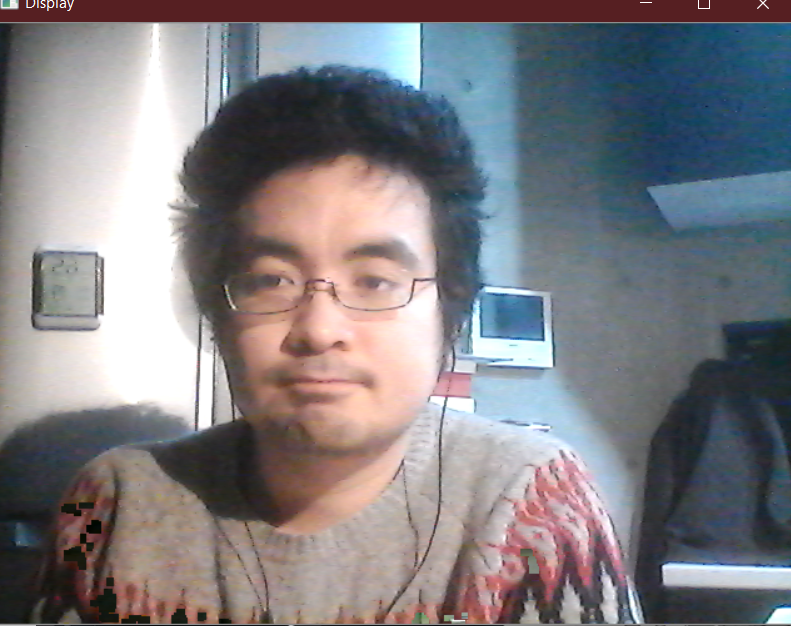
#> input picture normalpic.PNG, 791 x 626 px, given in place of the camera
$ python cloak.py
#> lines starting #> are read from the running program, lines starting #| are printed output that depends on the picture; after the words box and inside, x2 and y2 are one past the last pixel; in counts of white or black regions, pixels touching at a corner belong together
# cloak.py by Jiro Mizuno

import cv2
import numpy as np

def cloak():
    # learned video capture from https://stackoverflow.com/questions/604749/how-do-i-access-my-webcam-in-python
    cam = cv2.VideoCapture(0)

    # get intial 24 frames to base background on
    for i in range(24):
        ret,background = cam.read()
#> this loop made 24 passes
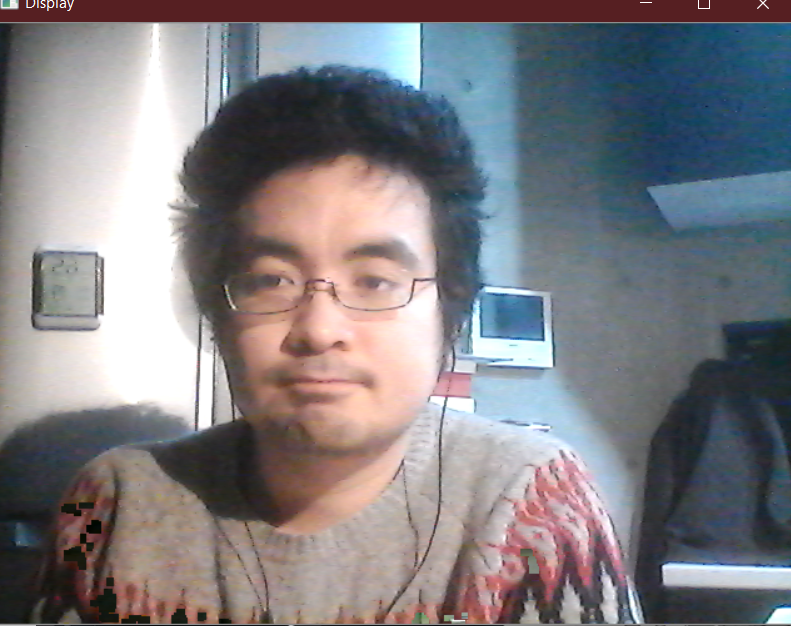
#> input picture normalpic.PNG, 791 x 626 px, given in place of the camera
    # flip the background for easier viewing
    background = np.flip(background, axis = 1)
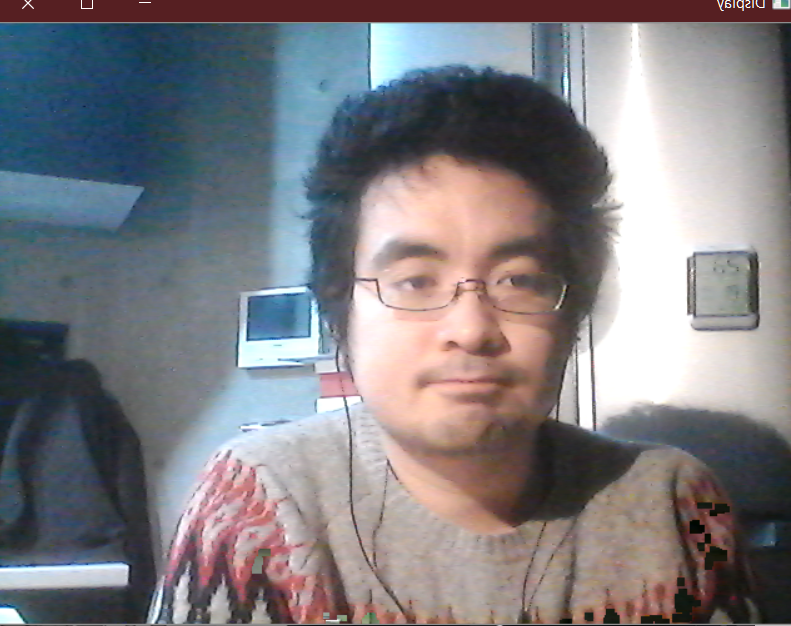
#> background: shape (626, 791, 3); mean B, G, R 129.8, 125.4, 127.7

    # while the camera is running
    while(cam.isOpened()):
        # get the current camera
        ret, img = cam.read()
#> img is the input picture: shape (626, 791, 3); mean B, G, R 129.8, 125.4, 127.7

        # flip the image for easier viewing
        img = np.flip(img, axis = 1)

        # convert the image of HSV color space
        # HSV = Hue, Saturation, Value
        hsv = cv2.cvtColor(img, cv2.COLOR_BGR2HSV)
#> hsv: shape (626, 791, 3); mean H, S, V 76.3, 60.1, 143.3

        # blur it via gaussian kernel
        blur = cv2.GaussianBlur(hsv, (11,11), 0)
#> blur: shape (626, 791, 3); mean H, S, V 76.2, 60.1, 143.4

        # set the lower range of red detection
        lower0 = np.array([0,120,70])
        upper0 = np.array([10,255,255])
        lowerMask = cv2.inRange(hsv, lower0, upper0)
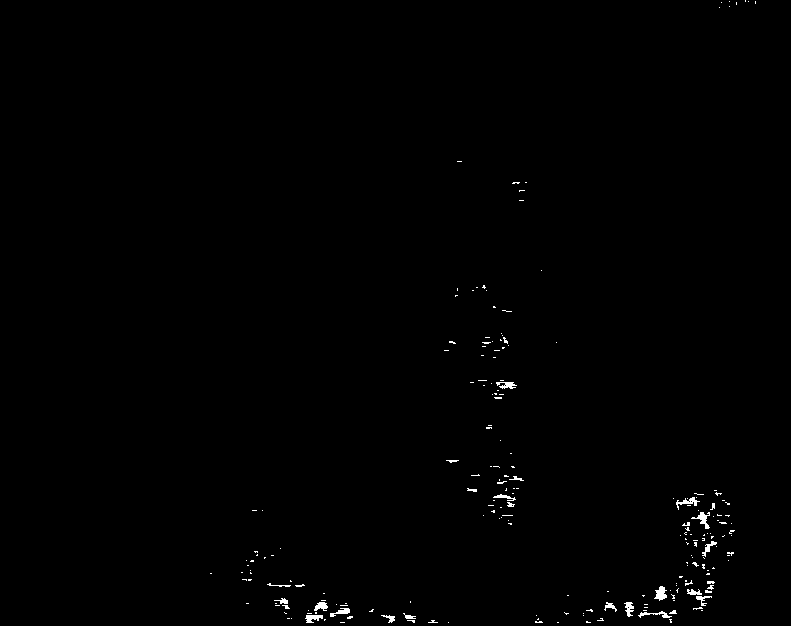
#> lowerMask: shape (626, 791); 0.5% white in thin lines or dots, all inside (x1, y1, x2, y2) = (210, 0, 756, 623)

        # set the higher range of red detection
        lower1 = np.array([170,120,70])
        upper1 = np.array([180,255,255])
        upperMask = cv2.inRange(hsv, lower1, upper1)
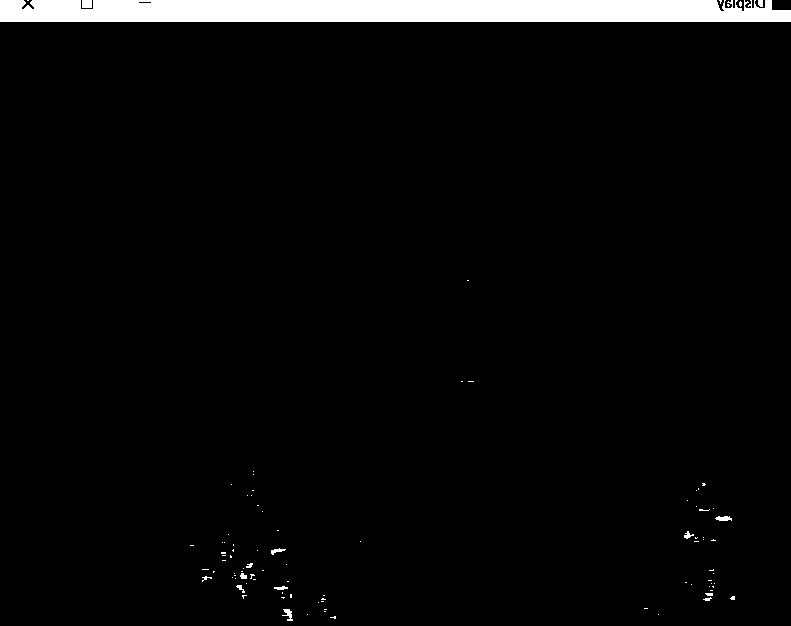
#> upperMask: shape (626, 791); 3.5% white; 93 white regions (79 under 20 px), largest, box (x1, y1, x2, y2) and area: (0, 0, 791, 22) 16752, (82, 0, 92, 8) 80, (282, 609, 293, 621) 66

        # combine the masks
        newMask = lowerMask + upperMask
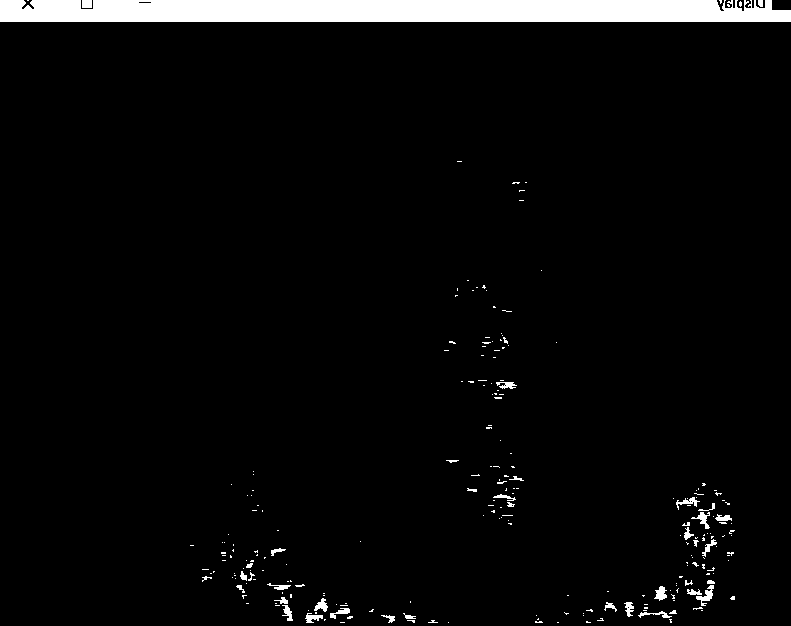
#> newMask: shape (626, 791); 4% white; 241 white regions (201 under 20 px), largest, box (x1, y1, x2, y2) and area: (0, 0, 791, 22) 16763, (696, 585, 714, 606) 148, (691, 512, 710, 529) 118

        # use the open morphological transformation to find noiseless red spots
        kernel = np.ones((5,5),np.uint8)
        newMask = cv2.morphologyEx(newMask, cv2.MORPH_OPEN, kernel)
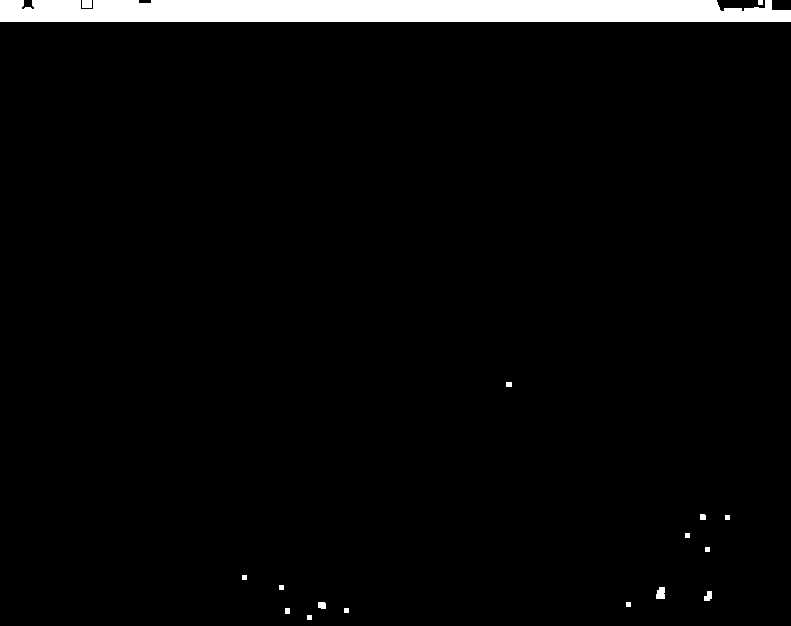
#> newMask: shape (626, 791); 3.5% white; 17 white regions, largest, box (x1, y1, x2, y2) and area: (0, 0, 791, 22) 16614, (656, 587, 665, 599) 94, (82, 0, 92, 8) 80

        # replace pixels that are red with the backgroudn
        img[np.where(newMask == 255)] = background[np.where(newMask == 255)]

        # display the images
        cv2.imshow('Display', img)

        # end if commanded 'esc'
        k = cv2.waitKey(10)
#> (key Esc is pressed here)
        if k == 27:
            break

if __name__ == '__main__':
    cloak()

$ run again, on cloakish.PNG
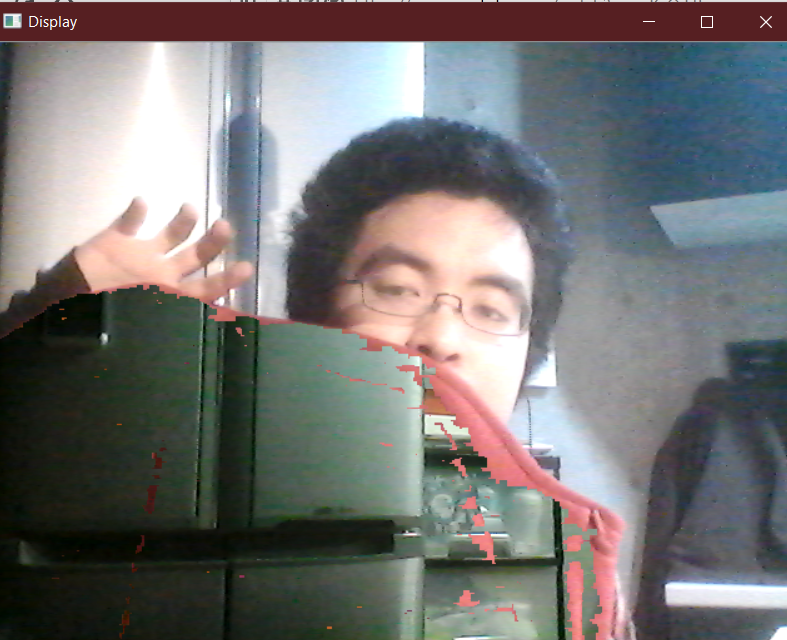
#> input picture cloakish.PNG, 787 x 640 px, given in place of the camera
#> the loop in cloak, `for i in range(24):` made 24 passes
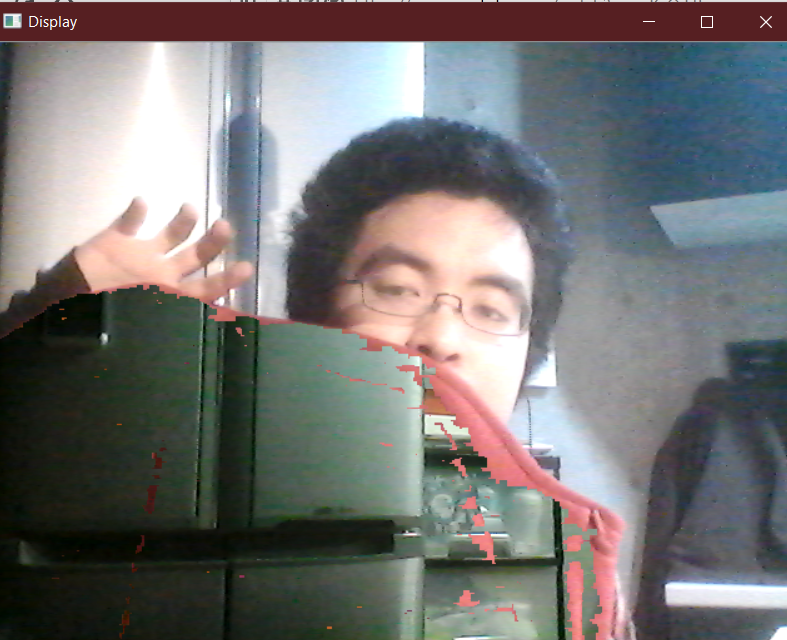
#> input picture cloakish.PNG, 787 x 640 px, given in place of the camera
#> in cloak, img is the input picture: shape (640, 787, 3); mean B, G, R 115.3, 115.8, 116.9
#> hsv: shape (640, 787, 3); mean H, S, V 79, 61.8, 129.9
#> blur: shape (640, 787, 3); mean H, S, V 79, 61.8, 129.9
#> in cloak, `lowerMask = cv2.inRange(hsv, lower0, upper0)`:
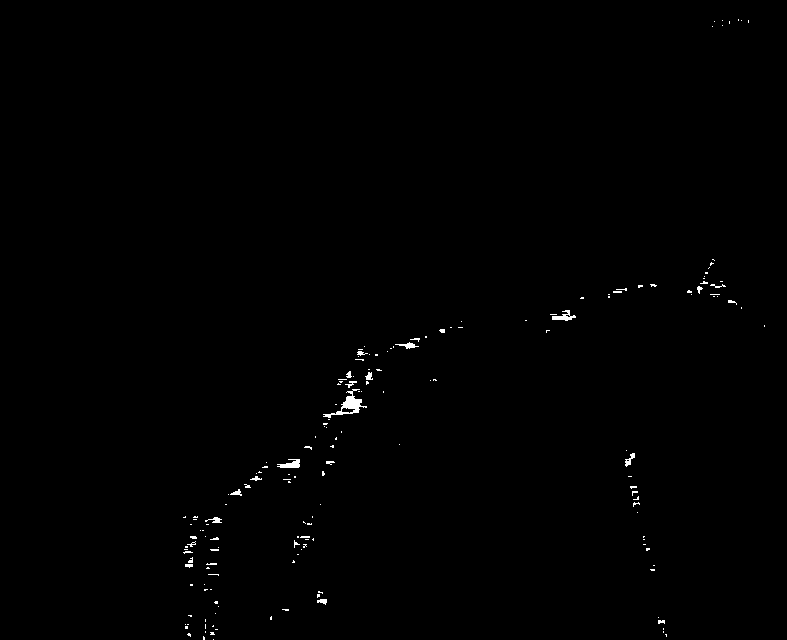
#> lowerMask: shape (640, 787); 0.41% white; 176 white regions (155 under 20 px), largest, box (x1, y1, x2, y2) and area: (323, 389, 367, 418) 340, (277, 459, 300, 468) 129, (552, 310, 576, 321) 121
#> upperMask: shape (640, 787); 6.2% white; 97 white regions (81 under 20 px), largest, box (x1, y1, x2, y2) and area: (0, 2, 787, 41) 29854, (250, 468, 296, 479) 181, (240, 477, 279, 488) 164
#> in cloak, `newMask = cv2.morphologyEx(newMask, cv2.MORPH_OPEN, kernel)`:
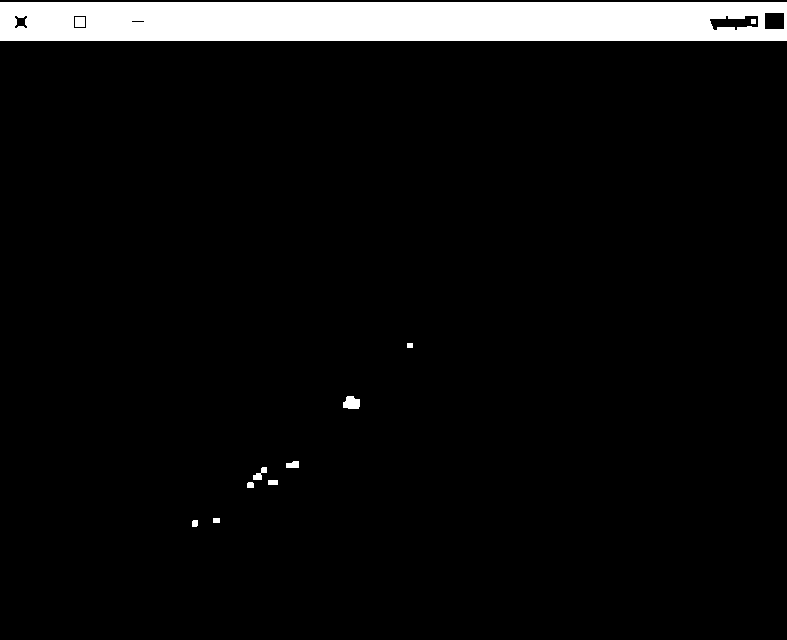
#> newMask: shape (640, 787); 6% white; 11 white regions, largest, box (x1, y1, x2, y2) and area: (0, 2, 787, 41) 29714, (343, 396, 360, 409) 179, (75, 17, 85, 27) 100
